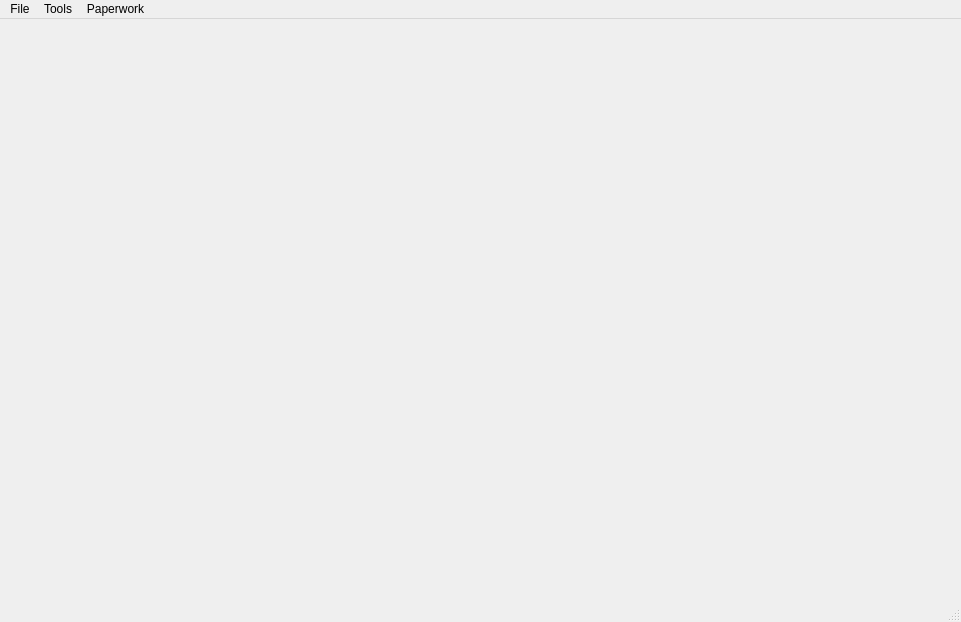
<?xml version="1.0" encoding="UTF-8"?>
<ui version="4.0">
 <class>Home</class>
 <widget class="QMainWindow" name="Home">
  <property name="geometry">
   <rect>
    <x>0</x>
    <y>0</y>
    <width>961</width>
    <height>622</height>
   </rect>
  </property>
  <property name="windowTitle">
   <string>Home</string>
  </property>
  <widget class="QWidget" name="centralwidget"/>
  <widget class="QMenuBar" name="menubar">
   <property name="geometry">
    <rect>
     <x>0</x>
     <y>0</y>
     <width>961</width>
     <height>23</height>
    </rect>
   </property>
   <widget class="QMenu" name="menuFile">
    <property name="title">
     <string>File</string>
    </property>
    <addaction name="actionImport"/>
    <addaction name="separator"/>
    <addaction name="actionExit"/>
   </widget>
   <widget class="QMenu" name="menuTools">
    <property name="title">
     <string>Tools</string>
    </property>
    <addaction name="actionTLCO"/>
    <addaction name="actionBMI_calculator"/>
   </widget>
   <widget class="QMenu" name="menuPaperwork">
    <property name="title">
     <string>Paperwork</string>
    </property>
    <addaction name="actionDVLA_invoice"/>
   </widget>
   <addaction name="menuFile"/>
   <addaction name="menuTools"/>
   <addaction name="menuPaperwork"/>
  </widget>
  <widget class="QStatusBar" name="statusbar"/>
  <action name="actionImport">
   <property name="text">
    <string>Import</string>
   </property>
  </action>
  <action name="actionExit">
   <property name="text">
    <string>Exit</string>
   </property>
  </action>
  <action name="actionTLCO">
   <property name="text">
    <string>TLCO correction</string>
   </property>
  </action>
  <action name="actionDVLA_invoice">
   <property name="text">
    <string>DVLA invoice</string>
   </property>
  </action>
  <action name="actionBMI_calculator">
   <property name="text">
    <string>BMI calculator</string>
   </property>
  </action>
 </widget>
 <resources/>
 <connections/>
</ui>
